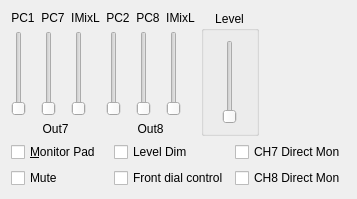
            <widget class="QWidget" name="TabPage" >
             <attribute name="title" >
              <string>Out7/&amp;8</string>
             </attribute>
             <layout class="QGridLayout" >
              <item row="1" column="0" colspan="4" >
               <layout class="QGridLayout" >
                <item row="1" column="2" >
                 <widget class="QCheckBox" name="chkMonitor8" >
                  <property name="text" >
                   <string>CH8 Direct Mon</string>
                  </property>
                  <property name="shortcut" >
                   <string/>
                  </property>
                 </widget>
                </item>
                <item row="0" column="1" >
                 <widget class="QCheckBox" name="chkDim78" >
                  <property name="text" >
                   <string>Level Dim</string>
                  </property>
                  <property name="shortcut" >
                   <string/>
                  </property>
                 </widget>
                </item>
                <item row="1" column="0" >
                 <widget class="QCheckBox" name="chkMute78" >
                  <property name="text" >
                   <string>Mute</string>
                  </property>
                 </widget>
                </item>
                <item row="0" column="0" >
                 <widget class="QCheckBox" name="chkPad78" >
                  <property name="text" >
                   <string>&amp;Monitor Pad</string>
                  </property>
                  <property name="shortcut" >
                   <string>Alt+M</string>
                  </property>
                 </widget>
                </item>
                <item row="0" column="2" >
                 <widget class="QCheckBox" name="chkMonitor7" >
                  <property name="text" >
                   <string>CH7 Direct Mon</string>
                  </property>
                  <property name="shortcut" >
                   <string/>
                  </property>
                 </widget>
                </item>
                <item row="1" column="1" >
                 <widget class="QCheckBox" name="chkHwCtrl78" >
                  <property name="text" >
                   <string>Front dial control</string>
                  </property>
                  <property name="shortcut" >
                   <string/>
                  </property>
                 </widget>
                </item>
               </layout>
              </item>
              <item row="0" column="0" >
               <layout class="QGridLayout" >
                <item row="0" column="0" >
                 <widget class="QLabel" name="txtOMixPC1O7" >
                  <property name="text" >
                   <string>PC1</string>
                  </property>
                  <property name="alignment" >
                   <set>Qt::AlignCenter</set>
                  </property>
                  <property name="wordWrap" >
                   <bool>false</bool>
                  </property>
                 </widget>
                </item>
                <item row="1" column="2" >
                 <widget class="QSlider" name="sldOMixIMixO7" >
                  <property name="minimum" >
                   <number>0</number>
                  </property>
                  <property name="maximum" >
                   <number>32767</number>
                  </property>
                  <property name="singleStep" >
                   <number>10000</number>
                  </property>
                  <property name="pageStep" >
                   <number>1000</number>
                  </property>
                  <property name="orientation" >
                   <enum>Qt::Vertical</enum>
                  </property>
                  <property name="tickInterval" >
                   <number>10000</number>
                  </property>
                 </widget>
                </item>
                <item row="0" column="1" >
                 <widget class="QLabel" name="txtOMixPC7O7" >
                  <property name="text" >
                   <string>PC7</string>
                  </property>
                  <property name="alignment" >
                   <set>Qt::AlignCenter</set>
                  </property>
                  <property name="wordWrap" >
                   <bool>false</bool>
                  </property>
                 </widget>
                </item>
                <item row="1" column="1" >
                 <widget class="QSlider" name="sldOMixPC7O7" >
                  <property name="minimum" >
                   <number>0</number>
                  </property>
                  <property name="maximum" >
                   <number>32767</number>
                  </property>
                  <property name="singleStep" >
                   <number>10000</number>
                  </property>
                  <property name="pageStep" >
                   <number>1000</number>
                  </property>
                  <property name="orientation" >
                   <enum>Qt::Vertical</enum>
                  </property>
                  <property name="tickInterval" >
                   <number>10000</number>
                  </property>
                 </widget>
                </item>
                <item row="2" column="0" colspan="3" >
                 <widget class="QLabel" name="txtOmixO7" >
                  <property name="text" >
                   <string>Out7</string>
                  </property>
                  <property name="alignment" >
                   <set>Qt::AlignCenter</set>
                  </property>
                  <property name="wordWrap" >
                   <bool>false</bool>
                  </property>
                 </widget>
                </item>
                <item row="0" column="2" >
                 <widget class="QLabel" name="txtOMixIMixO7" >
                  <property name="text" >
                   <string>IMixL</string>
                  </property>
                  <property name="alignment" >
                   <set>Qt::AlignCenter</set>
                  </property>
                  <property name="wordWrap" >
                   <bool>false</bool>
                  </property>
                 </widget>
                </item>
                <item row="1" column="0" >
                 <widget class="QSlider" name="sldOMixPC1O7" >
                  <property name="minimum" >
                   <number>0</number>
                  </property>
                  <property name="maximum" >
                   <number>32767</number>
                  </property>
                  <property name="singleStep" >
                   <number>10000</number>
                  </property>
                  <property name="pageStep" >
                   <number>1000</number>
                  </property>
                  <property name="orientation" >
                   <enum>Qt::Vertical</enum>
                  </property>
                  <property name="tickInterval" >
                   <number>10000</number>
                  </property>
                 </widget>
                </item>
               </layout>
              </item>
              <item row="0" column="1" >
               <layout class="QGridLayout" >
                <item row="0" column="2" >
                 <widget class="QLabel" name="txtOMixIMixO8" >
                  <property name="text" >
                   <string>IMixL</string>
                  </property>
                  <property name="alignment" >
                   <set>Qt::AlignCenter</set>
                  </property>
                  <property name="wordWrap" >
                   <bool>false</bool>
                  </property>
                 </widget>
                </item>
                <item row="2" column="0" colspan="3" >
                 <widget class="QLabel" name="txtOmixO8" >
                  <property name="text" >
                   <string>Out8</string>
                  </property>
                  <property name="alignment" >
                   <set>Qt::AlignCenter</set>
                  </property>
                  <property name="wordWrap" >
                   <bool>false</bool>
                  </property>
                 </widget>
                </item>
                <item row="1" column="2" >
                 <widget class="QSlider" name="sldOMixIMixO8" >
                  <property name="minimum" >
                   <number>0</number>
                  </property>
                  <property name="maximum" >
                   <number>32767</number>
                  </property>
                  <property name="singleStep" >
                   <number>10000</number>
                  </property>
                  <property name="pageStep" >
                   <number>1000</number>
                  </property>
                  <property name="orientation" >
                   <enum>Qt::Vertical</enum>
                  </property>
                  <property name="tickInterval" >
                   <number>10000</number>
                  </property>
                 </widget>
                </item>
                <item row="1" column="1" >
                 <widget class="QSlider" name="sldOMixPC8O8" >
                  <property name="minimum" >
                   <number>0</number>
                  </property>
                  <property name="maximum" >
                   <number>32767</number>
                  </property>
                  <property name="singleStep" >
                   <number>10000</number>
                  </property>
                  <property name="pageStep" >
                   <number>1000</number>
                  </property>
                  <property name="orientation" >
                   <enum>Qt::Vertical</enum>
                  </property>
                  <property name="tickInterval" >
                   <number>10000</number>
                  </property>
                 </widget>
                </item>
                <item row="0" column="0" >
                 <widget class="QLabel" name="txtOMixPC2O8" >
                  <property name="text" >
                   <string>PC2</string>
                  </property>
                  <property name="alignment" >
                   <set>Qt::AlignCenter</set>
                  </property>
                  <property name="wordWrap" >
                   <bool>false</bool>
                  </property>
                 </widget>
                </item>
                <item row="0" column="1" >
                 <widget class="QLabel" name="txtOMixPC8O8" >
                  <property name="text" >
                   <string>PC8</string>
                  </property>
                  <property name="alignment" >
                   <set>Qt::AlignCenter</set>
                  </property>
                  <property name="wordWrap" >
                   <bool>false</bool>
                  </property>
                 </widget>
                </item>
                <item row="1" column="0" >
                 <widget class="QSlider" name="sldOMixPC2O8" >
                  <property name="minimum" >
                   <number>0</number>
                  </property>
                  <property name="maximum" >
                   <number>32767</number>
                  </property>
                  <property name="singleStep" >
                   <number>10000</number>
                  </property>
                  <property name="pageStep" >
                   <number>1000</number>
                  </property>
                  <property name="orientation" >
                   <enum>Qt::Vertical</enum>
                  </property>
                  <property name="tickInterval" >
                   <number>10000</number>
                  </property>
                 </widget>
                </item>
               </layout>
              </item>
              <item row="0" column="2" >
               <widget class="QGroupBox" name="groupLevel78" >
                <property name="title" >
                 <string>Level</string>
                </property>
                <property name="alignment" >
                 <set>Qt::AlignHCenter</set>
                </property>
                <layout class="QGridLayout" >
                 <item row="0" column="0" >
                  <widget class="QSlider" name="sldOut78Level" >
                   <property name="minimum" >
                    <number>0</number>
                   </property>
                   <property name="maximum" >
                    <number>127</number>
                   </property>
                   <property name="singleStep" >
                    <number>1</number>
                   </property>
                   <property name="pageStep" >
                    <number>16</number>
                   </property>
                   <property name="orientation" >
                    <enum>Qt::Vertical</enum>
                   </property>
                   <property name="tickInterval" >
                    <number>32</number>
                   </property>
                  </widget>
                 </item>
                </layout>
               </widget>
              </item>
              <item row="0" column="3" >
               <spacer>
                <property name="orientation" >
                 <enum>Qt::Horizontal</enum>
                </property>
                <property name="sizeType" >
                 <enum>QSizePolicy::Expanding</enum>
                </property>
                <property name="sizeHint" >
                 <size>
                  <width>81</width>
                  <height>21</height>
                 </size>
                </property>
               </spacer>
              </item>
             </layout>
            </widget>
